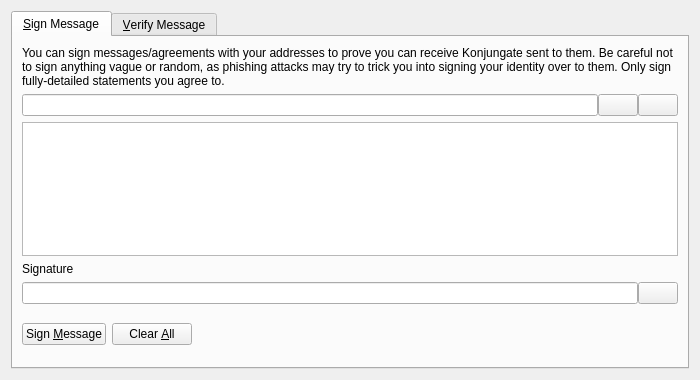
<?xml version="1.0" encoding="UTF-8"?>
<ui version="4.0">
 <class>SignVerifyMessageDialog</class>
 <widget class="QDialog" name="SignVerifyMessageDialog">
  <property name="geometry">
   <rect>
    <x>0</x>
    <y>0</y>
    <width>700</width>
    <height>380</height>
   </rect>
  </property>
  <property name="windowTitle">
   <string>Signatures - Sign / Verify a Message</string>
  </property>
  <property name="modal">
   <bool>true</bool>
  </property>
  <layout class="QVBoxLayout" name="verticalLayout">
   <item>
    <widget class="QTabWidget" name="tabWidget">
     <property name="currentIndex">
      <number>0</number>
     </property>
     <widget class="QWidget" name="tabSignMessage">
      <attribute name="title">
       <string>&amp;Sign Message</string>
      </attribute>
      <layout class="QVBoxLayout" name="verticalLayout_SM">
       <item>
        <widget class="QLabel" name="infoLabel_SM">
         <property name="text">
          <string>You can sign messages/agreements with your addresses to prove you can receive Konjungate sent to them. Be careful not to sign anything vague or random, as phishing attacks may try to trick you into signing your identity over to them. Only sign fully-detailed statements you agree to.</string>
         </property>
         <property name="textFormat">
          <enum>Qt::PlainText</enum>
         </property>
         <property name="wordWrap">
          <bool>true</bool>
         </property>
        </widget>
       </item>
       <item>
        <layout class="QHBoxLayout" name="horizontalLayout_1_SM">
         <property name="spacing">
          <number>0</number>
         </property>
         <item>
          <widget class="QValidatedLineEdit" name="addressIn_SM">
           <property name="toolTip">
            <string>The Konjungate address to sign the message with</string>
           </property>
          </widget>
         </item>
         <item>
          <widget class="QPushButton" name="addressBookButton_SM">
           <property name="toolTip">
            <string>Choose previously used address</string>
           </property>
           <property name="text">
            <string/>
           </property>
           <property name="shortcut">
            <string>Alt+A</string>
           </property>
           <property name="autoDefault">
            <bool>false</bool>
           </property>
          </widget>
         </item>
         <item>
          <widget class="QPushButton" name="pasteButton_SM">
           <property name="toolTip">
            <string>Paste address from clipboard</string>
           </property>
           <property name="text">
            <string/>
           </property>
           <property name="shortcut">
            <string>Alt+P</string>
           </property>
           <property name="autoDefault">
            <bool>false</bool>
           </property>
          </widget>
         </item>
        </layout>
       </item>
       <item>
        <widget class="QPlainTextEdit" name="messageIn_SM">
         <property name="toolTip">
          <string>Enter the message you want to sign here</string>
         </property>
        </widget>
       </item>
       <item>
        <widget class="QLabel" name="signatureLabel_SM">
         <property name="text">
          <string>Signature</string>
         </property>
         <property name="textFormat">
          <enum>Qt::PlainText</enum>
         </property>
        </widget>
       </item>
       <item>
        <layout class="QHBoxLayout" name="horizontalLayout_2_SM">
         <property name="spacing">
          <number>0</number>
         </property>
         <item>
          <widget class="QLineEdit" name="signatureOut_SM">
           <property name="font">
            <font>
             <italic>true</italic>
            </font>
           </property>
           <property name="readOnly">
            <bool>true</bool>
           </property>
          </widget>
         </item>
         <item>
          <widget class="QPushButton" name="copySignatureButton_SM">
           <property name="toolTip">
            <string>Copy the current signature to the system clipboard</string>
           </property>
           <property name="text">
            <string/>
           </property>
           <property name="autoDefault">
            <bool>false</bool>
           </property>
          </widget>
         </item>
        </layout>
       </item>
       <item>
        <layout class="QHBoxLayout" name="horizontalLayout_3_SM">
         <item>
          <widget class="QPushButton" name="signMessageButton_SM">
           <property name="toolTip">
            <string>Sign the message to prove you own this Konjungate address</string>
           </property>
           <property name="text">
            <string>Sign &amp;Message</string>
           </property>
           <property name="autoDefault">
            <bool>false</bool>
           </property>
          </widget>
         </item>
         <item>
          <widget class="QPushButton" name="clearButton_SM">
           <property name="toolTip">
            <string>Reset all sign message fields</string>
           </property>
           <property name="text">
            <string>Clear &amp;All</string>
           </property>
           <property name="autoDefault">
            <bool>false</bool>
           </property>
          </widget>
         </item>
         <item>
          <spacer name="horizontalSpacer_1_SM">
           <property name="orientation">
            <enum>Qt::Horizontal</enum>
           </property>
           <property name="sizeHint" stdset="0">
            <size>
             <width>40</width>
             <height>48</height>
            </size>
           </property>
          </spacer>
         </item>
         <item>
          <widget class="QLabel" name="statusLabel_SM">
           <property name="font">
            <font>
             <weight>75</weight>
             <bold>true</bold>
            </font>
           </property>
           <property name="text">
            <string/>
           </property>
           <property name="wordWrap">
            <bool>true</bool>
           </property>
          </widget>
         </item>
         <item>
          <spacer name="horizontalSpacer_2_SM">
           <property name="orientation">
            <enum>Qt::Horizontal</enum>
           </property>
           <property name="sizeHint" stdset="0">
            <size>
             <width>40</width>
             <height>48</height>
            </size>
           </property>
          </spacer>
         </item>
        </layout>
       </item>
      </layout>
     </widget>
     <widget class="QWidget" name="tabVerifyMessage">
      <attribute name="title">
       <string>&amp;Verify Message</string>
      </attribute>
      <layout class="QVBoxLayout" name="verticalLayout_VM">
       <item>
        <widget class="QLabel" name="infoLabel_VM">
         <property name="text">
          <string>Enter the receiver's address, message (ensure you copy line breaks, spaces, tabs, etc. exactly) and signature below to verify the message. Be careful not to read more into the signature than what is in the signed message itself, to avoid being tricked by a man-in-the-middle attack. Note that this only proves the signing party receives with the address, it cannot prove sendership of any transaction!</string>
         </property>
         <property name="textFormat">
          <enum>Qt::PlainText</enum>
         </property>
         <property name="alignment">
          <set>Qt::AlignLeading|Qt::AlignLeft|Qt::AlignTop</set>
         </property>
         <property name="wordWrap">
          <bool>true</bool>
         </property>
        </widget>
       </item>
       <item>
        <layout class="QHBoxLayout" name="horizontalLayout_1_VM">
         <property name="spacing">
          <number>0</number>
         </property>
         <item>
          <widget class="QValidatedLineEdit" name="addressIn_VM">
           <property name="toolTip">
            <string>The Konjungate address the message was signed with</string>
           </property>
          </widget>
         </item>
         <item>
          <widget class="QPushButton" name="addressBookButton_VM">
           <property name="toolTip">
            <string>Choose previously used address</string>
           </property>
           <property name="text">
            <string/>
           </property>
           <property name="shortcut">
            <string>Alt+A</string>
           </property>
           <property name="autoDefault">
            <bool>false</bool>
           </property>
          </widget>
         </item>
        </layout>
       </item>
       <item>
        <widget class="QPlainTextEdit" name="messageIn_VM"/>
       </item>
       <item>
        <widget class="QValidatedLineEdit" name="signatureIn_VM"/>
       </item>
       <item>
        <layout class="QHBoxLayout" name="horizontalLayout_2_VM">
         <item>
          <widget class="QPushButton" name="verifyMessageButton_VM">
           <property name="toolTip">
            <string>Verify the message to ensure it was signed with the specified Konjungate address</string>
           </property>
           <property name="text">
            <string>Verify &amp;Message</string>
           </property>
           <property name="autoDefault">
            <bool>false</bool>
           </property>
          </widget>
         </item>
         <item>
          <widget class="QPushButton" name="clearButton_VM">
           <property name="toolTip">
            <string>Reset all verify message fields</string>
           </property>
           <property name="text">
            <string>Clear &amp;All</string>
           </property>
           <property name="autoDefault">
            <bool>false</bool>
           </property>
          </widget>
         </item>
         <item>
          <spacer name="horizontalSpacer_1_VM">
           <property name="orientation">
            <enum>Qt::Horizontal</enum>
           </property>
           <property name="sizeHint" stdset="0">
            <size>
             <width>40</width>
             <height>48</height>
            </size>
           </property>
          </spacer>
         </item>
         <item>
          <widget class="QLabel" name="statusLabel_VM">
           <property name="font">
            <font>
             <weight>75</weight>
             <bold>true</bold>
            </font>
           </property>
           <property name="text">
            <string/>
           </property>
           <property name="wordWrap">
            <bool>true</bool>
           </property>
          </widget>
         </item>
         <item>
          <spacer name="horizontalSpacer_2_VM">
           <property name="orientation">
            <enum>Qt::Horizontal</enum>
           </property>
           <property name="sizeHint" stdset="0">
            <size>
             <width>40</width>
             <height>48</height>
            </size>
           </property>
          </spacer>
         </item>
        </layout>
       </item>
      </layout>
     </widget>
    </widget>
   </item>
  </layout>
 </widget>
 <customwidgets>
  <customwidget>
   <class>QValidatedLineEdit</class>
   <extends>QLineEdit</extends>
   <header>qvalidatedlineedit.h</header>
  </customwidget>
 </customwidgets>
 <resources>
  <include location="../konjungate.qrc"/>
 </resources>
 <connections/>
</ui>
